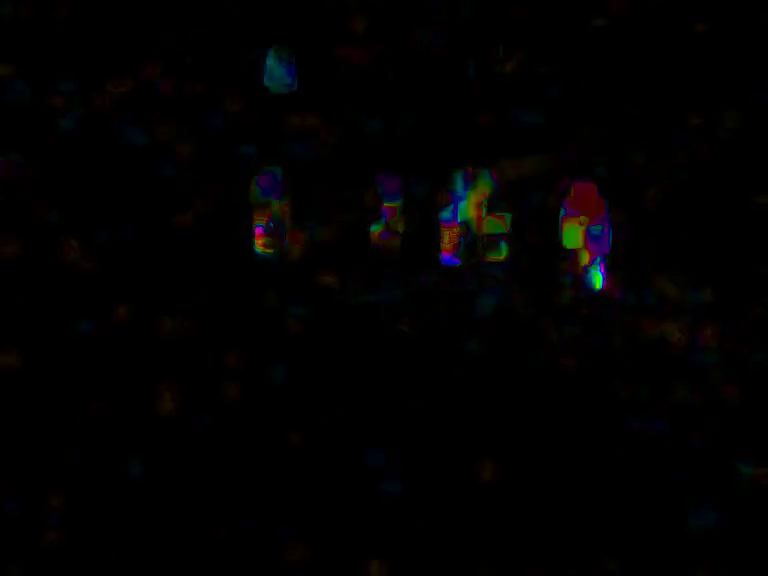
#> input picture frame 79 of Object Tracking/dense_optical_flow_walking.mp4, 768 x 576 px, given in place of bmwm4.mp4, which was not available
$ jupyter execute 'simple Object Tracking by Color.ipynb'   (shell and % lines are left out)   (text cells are left out)
#> lines starting #> are read from the running program, lines starting #| are printed output that depends on the picture; after the words box and inside, x2 and y2 are one past the last pixel; in counts of white or black regions, pixels touching at a corner belong together; pictures that were not available may be replaced by others from this repository, and a replacement may not be noted
[cell 1]
# Our Setup, Import Libaries, Create our Imshow Function and Download our Images
import cv2
import numpy as np
from matplotlib import pyplot as plt

# Define our imshow function
def imshow(title = "Image", image = None, size = 10):
    w, h = image.shape[0], image.shape[1]
    aspect_ratio = w/h
    plt.figure(figsize=(size * aspect_ratio,size))
    plt.imshow(cv2.cvtColor(image, cv2.COLOR_BGR2RGB))
    plt.title(title)
    plt.show()

[cell 2]
#Object Tracking
import cv2
import numpy as np

# Initalize camera
#cap = cv2.VideoCapture(0)

# define range of color in HSV
lower = np.array([20,50,90])
upper = np.array([40,255,255])

# Create empty points array
points = []

# Get default camera window size

# Load video stream, long clip
cap = cv2.VideoCapture('bmwm4.mp4')

# Get the height and width of the frame (required to be an interger)
width = int(cap.get(3))
height = int(cap.get(4))

# Define the codec and create VideoWriter object. The output is stored in '*.avi' file.
out = cv2.VideoWriter('bmwm4_output.avi', cv2.VideoWriter_fourcc('M','J','P','G'), 30, (width, height))

ret, frame = cap.read()
#> frame is the input picture: shape (576, 768, 3); mean B, G, R 1.7, 1.6, 2
Height, Width = frame.shape[:2]
#> Height = 576; Width = 768
frame_count = 0
radius = 0

while True:

    # Capture webcame frame
    ret, frame = cap.read()
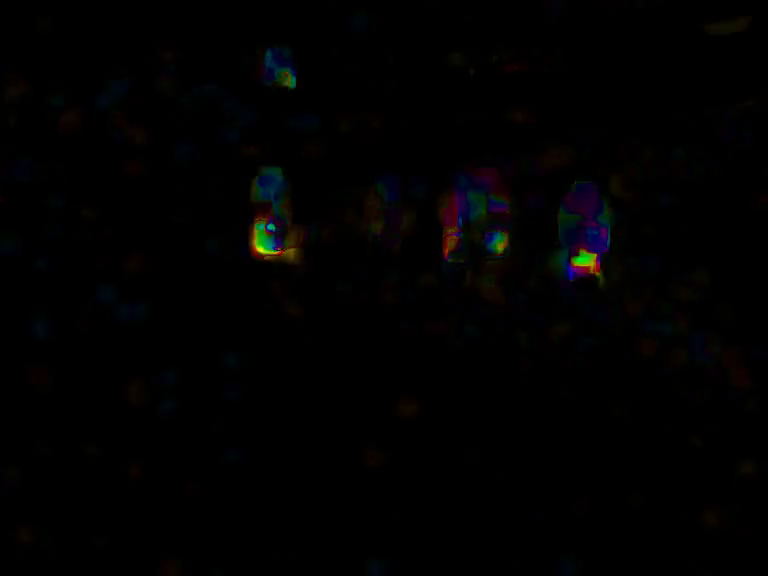
#> input picture frame 80 of Object Tracking/dense_optical_flow_walking.mp4, 768 x 576 px, given in place of bmwm4.mp4, which was not available
#> frame is the input picture: shape (576, 768, 3); mean B, G, R 1.5, 1.3, 1.6
    if ret:
      hsv_img = cv2.cvtColor(frame, cv2.COLOR_BGR2HSV)
#> hsv_img: shape (576, 768, 3); mean H, S, V 19.2, 59.7, 2.8

      # Threshold the HSV image to get only green colors
      mask = cv2.inRange(hsv_img, lower, upper)
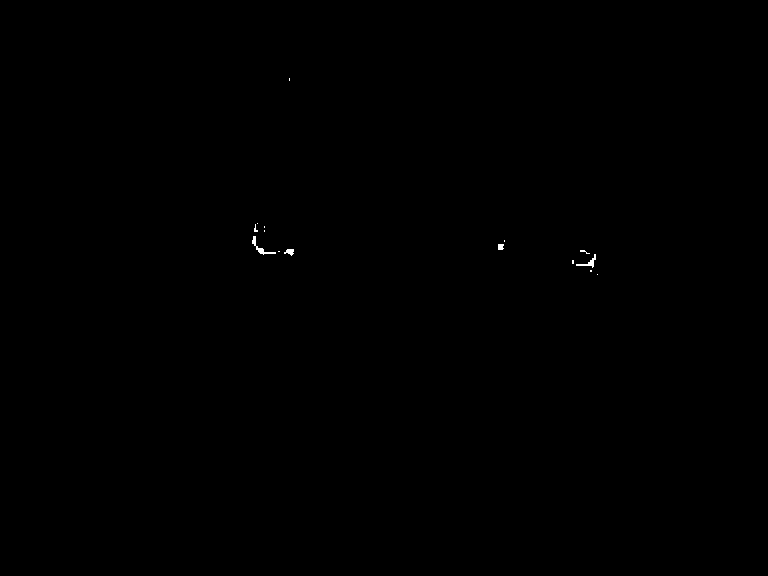
#> mask: shape (576, 768); 0.07% white; 15 white regions (11 under 20 px)
      #mask = cv2.morphologyEx(mask, cv2.MORPH_OPEN, kernel)

      contours, _ = cv2.findContours(mask.copy(), cv2.RETR_EXTERNAL, cv2.CHAIN_APPROX_SIMPLE)
#> contours = 15 contours, 11 with area under 20; largest, box (x1, y1, x2, y2) and area: (252, 236, 276, 255) 61, (576, 254, 596, 268) 46, (284, 249, 294, 256) 31, (498, 244, 504, 250) 22

      # Create empty centre array to store centroid center of mass
      center =   int(Height/2), int(Width/2)
#> center = (288, 384)

      if len(contours) > 0:

          # Get the largest contour and its center
          c = max(contours, key=cv2.contourArea)
#> c = contour of 29 points, box (x1, y1, x2, y2) (252, 236, 276, 255), area 61
          (x, y), radius = cv2.minEnclosingCircle(c)
#> x = 264; y = 244.5; radius = 13.9
          M = cv2.moments(c)
#> M = moments, m00 61, centre m10/m00, m01/m00 = (259.8, 247.4)

          # Sometimes small contours of a point will cause a divison by zero error
          try:
              center = (int(M["m10"] / M["m00"]), int(M["m01"] / M["m00"]))
#> center = (259, 247)

          except:
              center =   int(Height/2), int(Width/2)

          # Allow only countors that have a larger than 25 pixel radius
          if radius > 25:

              # Draw cirlce and leave the last center creating a trail
              cv2.circle(frame, (int(x), int(y)), int(radius),(0, 0, 255), 2)
              cv2.circle(frame, center, 5, (0, 255, 0), -1)

          # Log center points
          points.append(center)

      # If radius large enough, we use 25 pixels
      if radius > 25:

          # loop over the set of tracked points
          for i in range(1, len(points)):
              try:
                  cv2.line(frame, points[i - 1], points[i], (0, 255, 0), 2)
              except:
                  pass

          # Make frame count zero
          frame_count = 0

      out.write(frame)
    else:
      break

# Release camera and close any open windows
cap.release()
out.release()

$ run again, starting later in the video
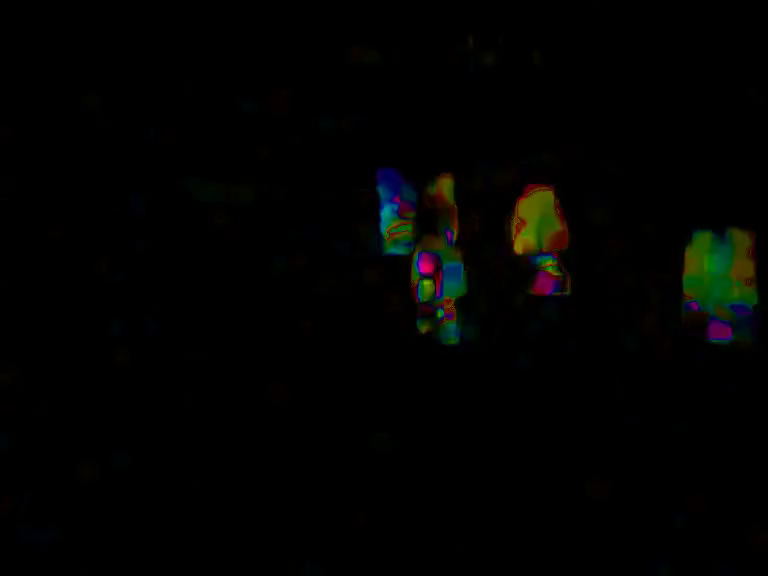
#> input picture frame 357 of Object Tracking/dense_optical_flow_walking.mp4, 768 x 576 px, given in place of bmwm4.mp4, which was not available
#> frame is the input picture: shape (576, 768, 3); mean B, G, R 1.4, 2.5, 2.1
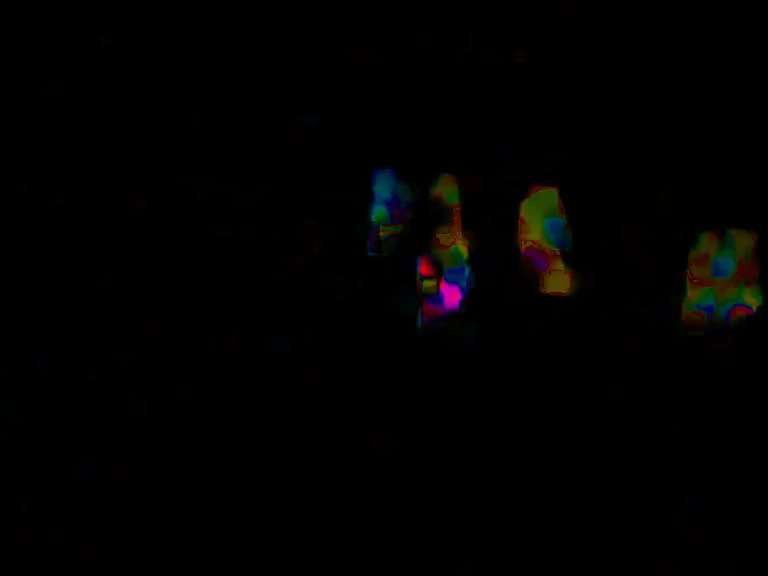
#> input picture frame 358 of Object Tracking/dense_optical_flow_walking.mp4, 768 x 576 px, given in place of bmwm4.mp4, which was not available
#> frame is the input picture: shape (576, 768, 3); mean B, G, R 1.1, 1.5, 1.8
#> hsv_img: shape (576, 768, 3); mean H, S, V 8.6, 30.2, 2.8
#> mask: shape (576, 768); 0.03% white; 9 white regions (6 under 20 px)
#> contours = 9 contours, 7 with area under 20; largest, box (x1, y1, x2, y2) and area: (456, 240, 467, 256) 47, (528, 232, 540, 240) 29
#> c = contour of 29 points, box (x1, y1, x2, y2) (456, 240, 467, 256), area 47
#> x = 461; y = 247.5; radius = 8.5
#> M = moments, m00 47, centre m10/m00, m01/m00 = (461, 246)
#> `center = (int(M["m10"] / M["m00"]), int(M["m01"] / M["m00"]))`: center = (461, 245)
